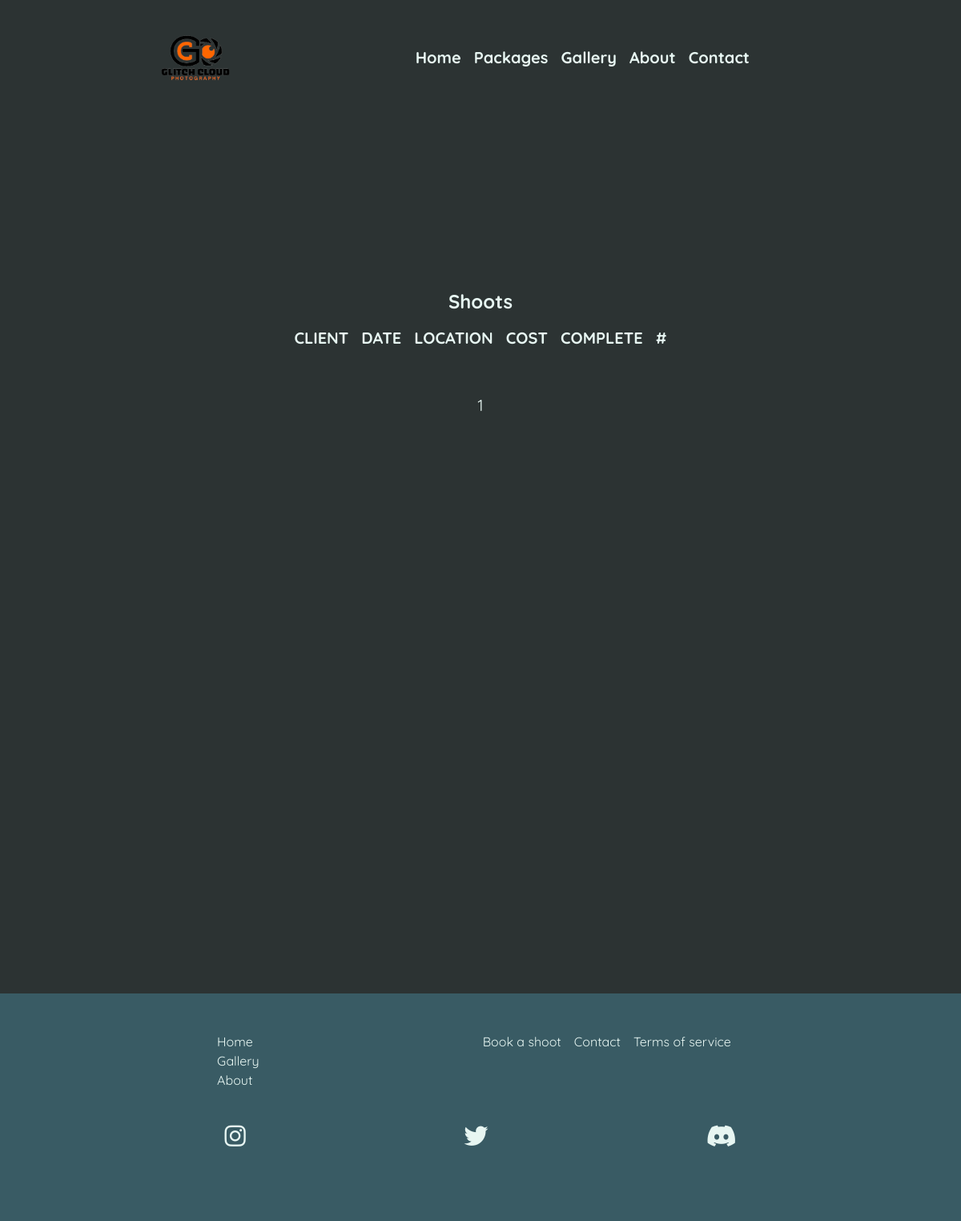
Before: /dashboard/shoots (signed in) with the older database file.
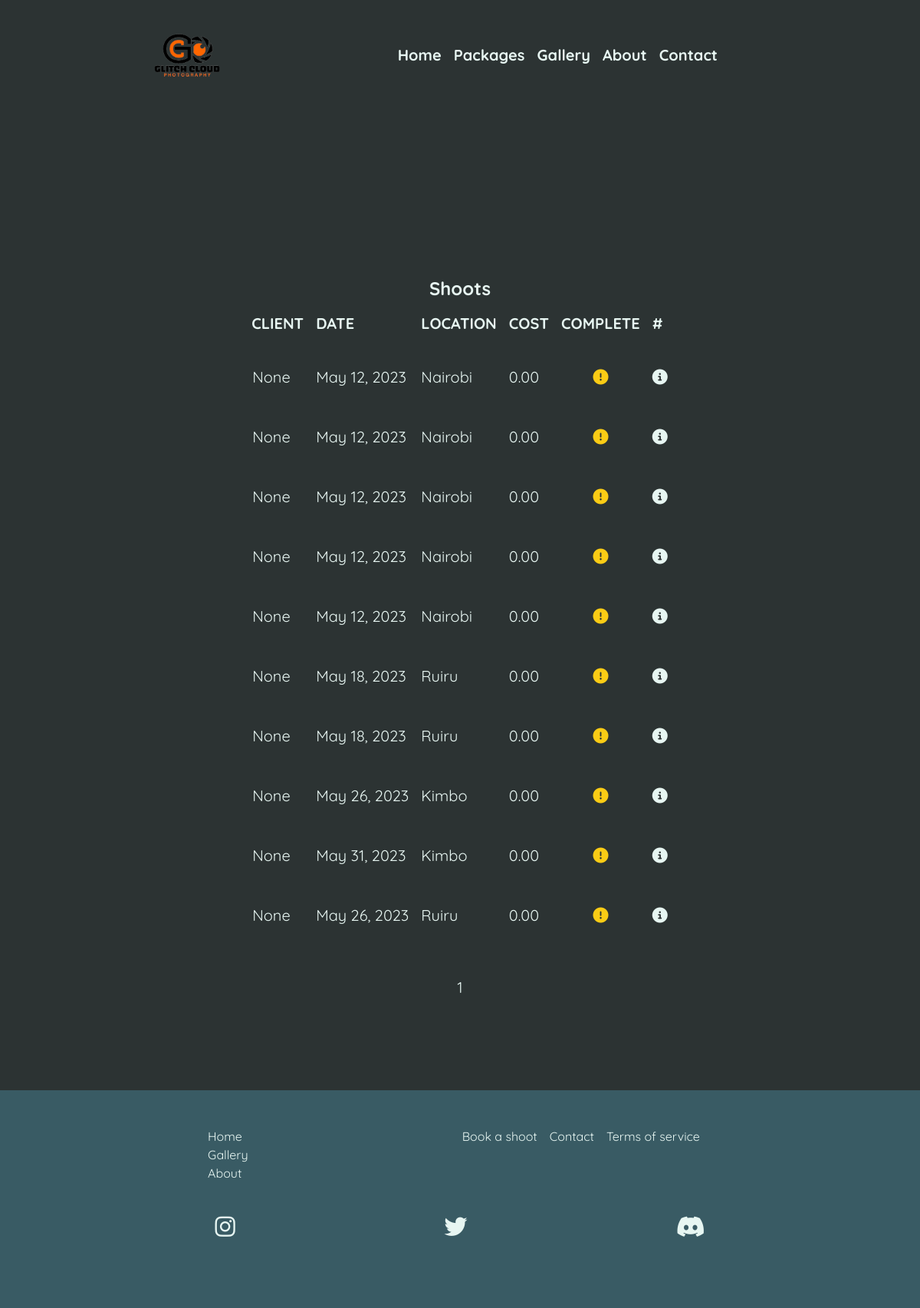
After: the same page with the newer database file.
### shop/models.py (models this page shows, shortened)
class Shoot(models.Model):
    client = models.ForeignKey(Client, on_delete=models.SET_NULL, null=True)
    date = models.DateField()
    location = models.CharField(max_length=25)
    description = models.CharField(max_length=300)
    booked = models.BooleanField(default=False)
    cost = models.DecimalField(max_digits=7, decimal_places=2, default=0.00)
    complete = models.BooleanField(default=False)
    booked_services = models.ManyToManyField(BookedService)

### dashboard/views.py (the view)
# urls.py: path("shoots", ShootsList.as_view(), name="shoots-list"),
class ShootsList(LoginRequiredMixin, ListView):
    model = Shoot
    template_name: str = "shoots.html"
    context_object_name: str = "shoots"
    paginate_by: int = 10

### dashboard/templates/shoots.html
{% extends 'base.html' %}
{% block content %}
<section class="shoots min-h-screen">
    <div class="shoots text-xl flex flex-col items-center mt-10">
        <div class="flex justify-start">
            <h1 class="font-bold text-2xl">Shoots</h1>
        </div>
        <table class="table-auto">
            <thead class="uppercase text-left">
                <tr>
                    <th class="py-3 px-2 md:px-10">Client</th>
                    <th class="py-3 px-2 md:px-10">Date</th>
                    <th class="py-3 px-2 md:px-10">Location</th>
                    <th class="py-3 px-2 md:px-10">Cost</th>
                    <th class="py-3 px-2 md:px-10">Complete</th>
                    <th class="py-3 px-2 md:px-10">#</th>
                </tr>
            </thead>
            <tbody>
                {% for shoot in shoots %}
                <tr
                    class="border-2 border-backgroundPrimary {% if shoot.booked %} text-green-700 {% else %} text-textPrimary {% endif %}">
                    <td class="py-4 px-2 md:px-10 ">
                        {{shoot.client}}
                    </td>
                    <td class="py-4 px-2 md:px-10 ">
                        {{shoot.date}}
                    </td>
                    <td class="py-4 px-2 md:px-10 ">
                        {{shoot.location}}
                    </td>
                    <td class="py-4 px-2 md:px-10 ">
                        {{shoot.cost}}
                    </td>
                    <td class="py-4 px-2 md:px-10 text-center">
                        {% if shoot.complete %}
                        <i class="fa-solid fa-thumbs-up text-xl text-green-500"></i>
                        {% else %}
                        {% if shoot.booked %}
                        <i class="fa-solid fa-spinner text-xl animate-spin"></i>
                        {% else %}
                        <i class="fa-solid fa-circle-exclamation text-xl text-yellow-400"></i>
                        {% endif %}
                        {% endif %}
                    </td>
                    <td class="py-4 px-2 md:px-10 text-center">
                        <a href="/dashboard/shoot/{{shoot.id}}">
                            <i class="fa-solid fa-circle-info"></i>
                        </a>
                    </td>
                </tr>
                {% endfor %}
            </tbody>
        </table>
        {% include 'paginator.html' %}
    </div>
</section>
{% endblock %}

### theme/templates/base.html (shortened to what this page needs)
{% load static tailwind_tags %}
<!DOCTYPE html>
<html lang="en">
	<head>
		<link rel="stylesheet" href="https://unicons.iconscout.com/release/v4.0.0/css/line.css">
		<link href="https://cdn.jsdelivr.net/npm/bootstrap@5.2.0/dist/css/bootstrap.min.css" rel="stylesheet"
>
		<link rel="stylesheet" href="{% static 'css/style.css' %}">
		{% tailwind_css %}
	</head>
	<body class="bg-backgroundPrimary text-textPrimary font-quicksand leading-normal tracking-normal relative">
		<header  class="text-textPrimary w-full relative h-1/2 xl:pt-24 border-black">
			<div class="flex justify-between items-center w-full py-4 px-10 md:px-32 z-10 nav h-full ">
				<div class="logo flex flex-col items-center italic w-1/4">
					<a href="/">
						<img class="w-24" src="{% static 'images/logo/logo-main.png' %}" alt="logo">
					</a>
				</div>
				<div class="nav-items font-bold flex items-center xl:text-2xl lg:relative lg:right-32">
					<ul class="flex justify-evenly">
						<li
							class="text-xl mx-2 hover:text-textSecondary hover:scale-110 transition duration-300 ease-in cursor-pointer">
							<a class="hover:text-textSecondary" href="/">Home</a>
						</li>
						<li
							class="text-xl mx-2 hover:text-textSecondary hover:scale-110 transition duration-300 ease-in cursor-pointer">
							<a class="hover:text-textSecondary" href="/packages">Packages</a>
						</li>
						<li
							class="text-xl mx-2 hover:text-textSecondary hover:scale-110 transition duration-300 ease-in cursor-pointer">
							<a class="hover:text-textSecondary" href="/gallery">Gallery</a>
						</li>
						<li
							class="text-xl mx-2 hover:text-textSecondary hover:scale-110 transition duration-300 ease-in cursor-pointer">
							<a class="hover:text-textSecondary" href="/#about">About</a>
						</li>
						<li
							class="text-xl mx-2 hover:text-textSecondary hover:scale-110 transition duration-300 ease-in cursor-pointer">
							<a class="hover:text-textSecondary" href="/#contact">Contact</a>
						</li>
					</ul>
				</div>
			</div>
		</header>
		<div class="container mx-auto relative sm:top-44 xl:top-80 sm:pb-44 xl:pb-80">
			{% block content %}
			{% endblock %}
		</div>
		<footer class=" bg-backgroundSecondary py-5 px-2 flex flex-col items-center mt-20">
			<div class="site-map flex justify-evenly items-start w-full">
				<div class="flex flex-col xl:flex-row">
					<a class="md:mr-4 hover:text-textSecondary hover:scale-125 cursor-pointer transition duration-300 ease-in"
						href="/">Home</a>
					<a class="md:mr-4 hover:text-textSecondary hover:scale-125 cursor-pointer transition duration-300 ease-in"
						href="/gallery">Gallery</a>
					<a class="md:mr-4 hover:text-textSecondary hover:scale-125 cursor-pointer transition duration-300 ease-in"
						href="/#about">About</a>
				</div>
				<div class="flex flex-col md:flex-row">
					<a class="md:mr-4 hover:text-textSecondary hover:scale-125 cursor-pointer transition duration-300 ease-in"
						href="/jpackages">Book a shoot</a>
					<a class="md:mr-4 hover:text-textSecondary hover:scale-125 cursor-pointer transition duration-300 ease-in"
						href="/#contact">Contact</a>
					<a class="md:mr-4 hover:text-textSecondary hover:scale-125 cursor-pointer transition duration-300 ease-in"
						href="/terms-and-conditions">Terms of service</a>
				</div>
			</div>
			<div class="flex justify-evenly w-full py-10">
				<a href="#"><i
						class="fa-brands fa-instagram text-3xl hover:animate-bounce hover:text-textSecondary hover:scale-110 transition duration-300 ease-in"></i></a>
				<a href="#"><i
						class="fa-brands fa-twitter text-3xl hover:animate-bounce hover:text-textSecondary hover:scale-110 transition duration-300 ease-in"></i></a>
				<a href="#"><i
						class="fa-brands fa-discord text-3xl hover:animate-bounce hover:text-textSecondary hover:scale-110 transition duration-300 ease-in"></i></a>
			</div>
		</footer>
	</body>
</html>

### templates/paginator.html (shortened to what this page needs)
<div class="pagination flex justify-between items-center my-10">
    <span class="step-links">
        <span class="current mx-2">
            {{ page_obj.number }}
        </span>
    </span>
</div>

### static/css/style.css (style rules this page uses)
.logo img { border-radius: 50%; }
a { color: #7be5e9; }
.nav { z-index: 10; }

Changed rows visible on the page:
added Shoot: client "None", date "May 12, 2023", location "Nairobi", cost "0.00", complete False (drawn)
added Shoot: client "None", date "May 12, 2023", location "Nairobi", cost "0.00", complete False (drawn)
added Shoot: client "None", date "May 12, 2023", location "Nairobi", cost "0.00", complete False (drawn)
added Shoot: client "None", date "May 12, 2023", location "Nairobi", cost "0.00", complete False (drawn)
added Shoot: client "None", date "May 12, 2023", location "Nairobi", cost "0.00", complete False (drawn)
added Shoot: client "None", date "May 18, 2023", location "Ruiru", cost "0.00", complete False (drawn)
added Shoot: client "None", date "May 18, 2023", location "Ruiru", cost "0.00", complete False (drawn)
added Shoot: client "None", date "May 26, 2023", location "Kimbo", cost "0.00", complete False (drawn)
added Shoot: client "None", date "May 31, 2023", location "Kimbo", cost "0.00", complete False (drawn)
added Shoot: client "None", date "May 26, 2023", location "Ruiru", cost "0.00", complete False (drawn)
